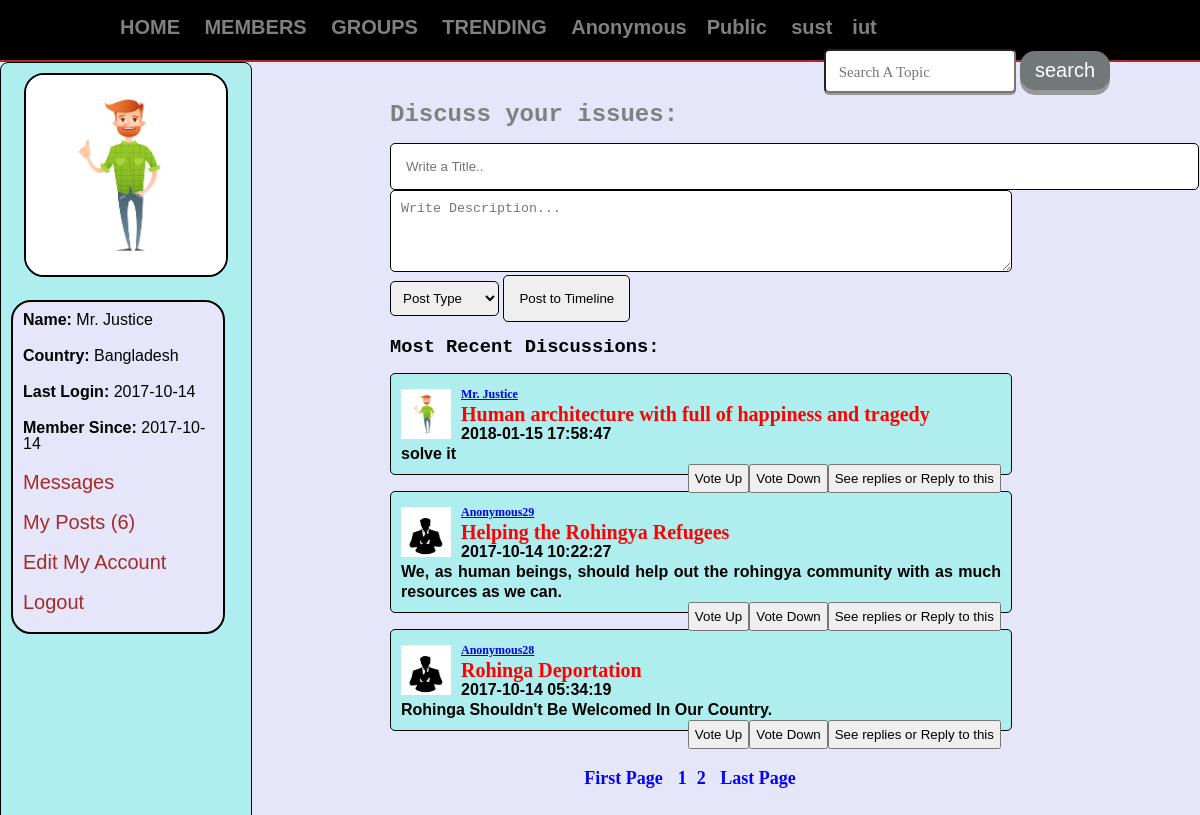
/justice/home.php (signed in), run on the app's committed database.
### tables this page shows
CREATE TABLE `topics` (
  `topic_id` int(11) NOT NULL,
  `topic_title` text NOT NULL
);

CREATE TABLE `groups` (
  `group_id` int(11) NOT NULL,
  `group_name` varchar(100) NOT NULL,
  `admin_id` int(11) NOT NULL
);

CREATE TABLE `users` (
  `user_id` int(11) NOT NULL,
  `user_name` varchar(100) NOT NULL,
  `user_pass` varchar(100) NOT NULL,
  `user_email` varchar(100) NOT NULL,
  `user_country` varchar(100) NOT NULL,
  `user_gender` varchar(100) NOT NULL,
  `user_b_day` date NOT NULL,
  `user_image` text NOT NULL,
  `register_date` date NOT NULL,
  `last_login` date NOT NULL,
  `status` text NOT NULL,
  `posts` text NOT NULL,
  `ver_code` varchar(100) NOT NULL
);

CREATE TABLE `posts` (
  `post_id` int(11) NOT NULL,
  `user_id` int(11) NOT NULL,
  `topic_id` int(11) NOT NULL,
  `post_title` text NOT NULL,
  `post_content` text NOT NULL,
  `post_date` timestamp NOT NULL DEFAULT CURRENT_TIMESTAMP ON UPDATE CURRENT_TIMESTAMP,
  `group_id` int(11) NOT NULL
);

### justice/home.php (the view, shortened to what this page needs)
<?php
include("functions/functions.php");
if(!isset($_SESSION['user_email'])){
	header("location:index.php");
}
else {
?>
<!DOCTYPE html>
<html>
	<head>
	<link rel="stylesheet" href="styles/home_style.css" media="all" />
	</head>
	<body>
		<div class="container">
			<div id="head_wrap">
				<div id="header">
					<ul id="menu">
						<li><a href="home.php">HOME</a></li>
						<li><a href="members.php">MEMBERS</a></li>
						<li><a href="group.php">GROUPS</a></li>
						<li><a href="topic.php" class="topic" name="topic">TRENDING</a></li>
						<?php
						$get_topics="select * from topics";
						$run_topics=mysqli_query($con,$get_topics);
						while($row=mysqli_fetch_array($run_topics)){
							$topic_id=$row['topic_id'];
							$topic_title=$row['topic_title'];
							echo "<li><a href='topic.php?topic=$topic_id'>$topic_title</a></li>";
						}
						?>
						<?php
						$get_group="select * from groups";
    					$run_group=mysqli_query($con,$get_group);
						while($row_groups=mysqli_fetch_array($run_group)){
							$group_name=$row_groups['group_name'];
							$group_id=$row_groups['group_id'];
							echo "<li><a href='group.php?topic=$group_id'>$group_name</a></li>";
						}
						?>
					</ul>
					<form method="get" action="results.php" id="form1">
						<input type="text" class="searchtopic" name="user_query" style="height: 35px; border-radius: 5px; font-size: 15px; box-shadow: 0 2px #999; font-family: Garamond; padding-top: 4px; " placeholder="   Search A Topic" />
						<input type="submit" class="button" name="search" value="search" />
					</form>
				</div>
			</div>
			<div class="content">
				<div id="user_timeline">
					<div id="user_details">
					<?php
					$user=$_SESSION['user_email'];
					$get_user="select * from users where user_email='$user'";
					$run_user=mysqli_query($con,$get_user);
					$row=mysqli_fetch_array($run_user);
					$user_id=$row['user_id'];
					$user_name=$row['user_name'];
					$user_country=$row['user_country'];
					$user_image=$row['user_image'];
					$register_date=$row['register_date'];
					$last_login=$row['last_login'];
					$user_posts = "select * from posts where user_id='$user_id'";
					$run_posts = mysqli_query($con,$user_posts);
					$posts = mysqli_num_rows($run_posts);
					echo "
						<center><img src= 'user/user_images/$user_image' width='200' height='200' /></center>
						<div id='user_mention'>
						<p><strong>Name:</strong> $user_name</p>
						<p><strong>Country:</strong> $user_country</p>
						<p><strong>Last Login:</strong> $last_login</p>
						<p><strong>Member Since:</strong> $register_date</p>
						<p><a href='my_messages.php?u_id=$user_id'>Messages</a></p>
						<p><a href='my_posts.php?u_id=$user_id'>My Posts ($posts)  </a></p>
						<p><a href='edit_profile.php?u_id=$user_id'>Edit My Account</a></p>
						<p><a href='logout.php'>Logout</a></p>
						</div>
					";
					?>
					</div>
				</div>
				<div id="content_timeline">
					<form action="home.php?id=<?php echo $user_id; ?>" method="post" id="f">
					<h2 style="font-family: courier;" >Discuss your issues:</h2></br>
					<input type="text" name="title" placeholder="Write a Title.." size="95"  required="required"><br/>
					<textarea cols="83" rows="4" name="content" placeholder="Write Description..." ></textarea>
					<select name="topic">
						<option>Post Type</option>
					</select>
					<input type="submit" name="sub" value="Post to Timeline" />
					</form><br>
					<h3 style="font-family: courier;" >Most Recent Discussions:</h3><br>
					<b><?php get_posts(); ?></b>
				</div>
			</div>
	</body>
</html>
<?php } ?>

### justice/functions/functions.php (shortened to what this page needs)
<?php
	$con=mysqli_connect("localhost","root","","justice") or die("Connection was not Established");
	function get_posts(){
		global $con;
		$per_page=5;
		if(isset($_GET['page'])){
			$page= $_GET['page'];
		}
		else{
			$page=1;
		}
		$start_from=($page-1)* $per_page;
		$get_posts="select * from posts ORDER BY 1 DESC LIMIT $start_from,$per_page";
		$run_posts=mysqli_query($con,$get_posts);
		while($row_posts=mysqli_fetch_array($run_posts)){
			$post_id=$row_posts['post_id'];
			$user_id=$row_posts['user_id'];
			$post_title=$row_posts['post_title'];
			$content=$row_posts['post_content'];
			$post_date=$row_posts['post_date'];
      $topic_id=$row_posts['topic_id'];
      if($topic_id==2) {
			$user="select * from users where user_id='$user_id' and posts='yes'";
			$run_user=mysqli_query($con,$user);
			$row_user=mysqli_fetch_array($run_user);
			$user_name=$row_user['user_name'];
			$user_image=$row_user['user_image'];
			echo " <div id='posts'>
			<p><img src='user/user_images/$user_image' width='50' height='50'></p>
			<h3><a href='user_profile.php?user_id=$user_id' >$user_name</a></h3>
			<h4>$post_title</h4>
			<p>$post_date</p>
			<p>$content</p>
			<a href='single.php?post_id=$post_id' style='float:right;' ><button >See replies or Reply to this</button></a>
      <a href='single.php?post_id=$post_id' style='float:right;' ><button>Vote Down</button></a>
      <a href='single.php?post_id=$post_id' style='float:right;' ><button >Vote Up</button></a>
			</div><br/>
			";
    }
    else if($topic_id==1) {
      $s=$post_id;
      $user_name="Anonymous".$s;
      echo " <div id='posts'>
      <p><img src='user/user_images/default.jpg' width='50' height='50'></p>
      <h3><a href='user_profile.php?user_id=$user_id' >$user_name</a></h3>
      <h4>$post_title</h4>
      <p>$post_date</p>
      <p>$content</p>
      <a href='single.php?post_id=$post_id' style='float:right;' ><button>See replies or Reply to this</button></a>
      <a href='single.php?post_id=$post_id' style='float:right;' ><button>Vote Down</button></a>
      <a href='single.php?post_id=$post_id' style='float:right;' ><button>Vote Up</button></a>
      </div><br/>
      ";
		}
  }
		include("pagination.php");
    }
?>

### justice/functions/pagination.php
<?php
$query="select * from posts";
$result=mysqli_query($con,$query);
$total_posts=mysqli_num_rows($result);
$total_pages=ceil($total_posts/$per_page);
echo "
<center>
<div id='pagination' >
<a href='home.php?page=1' >First Page</a>
";
for($i=1;$i<=$total_pages;$i++){
	echo "<a href='home.php?page=$i' >$i</a>";
}
echo "<a href='home.php?page=$total_pages' > Last Page</a></center></div>";
?>

### justice/styles/home_style.css (style rules this page uses)
html, body, div, span, applet, object, iframe, h1, h2, h3, h4, h5, h6, p, blockquote, pre, a, abbr, acronym, address, big, cite, code, del, dfn, em, img, ins, kbd, q, s, samp, small, strike, strong, sub, sup, tt, var, b, u, i, center, dl, dt, dd, ol, ul, li, fieldset, form, label, legend, table, caption, tbody, tfoot, thead, tr, th, td, article, aside, canvas, details, embed, figure, figcaption, footer, header, hgroup, menu, nav, output, ruby, section, summary, time, mark, audio, video { margin: 0; padding: 0; border: 0; }
body { line-height: 1; background-color: #E6E6FA; font-family: "Raleway", sans-serif; }
.container { margin: 0; padding: 0; background-color: #E6E6FA; }
#head_wrap { width: 100%; height: 40px; margin: 0 auto; border-bottom: 2px solid brown; padding: 10px; background: #AFEEEE; background-color: black; }
#header { margin: 0 auto; width: 1000px; height: 35px; }
#menu { line-height:35px; padding:0; margin:0; float:left; }
#menu li { display:inline; list-style:none; }
#menu a { margin:5px; padding:5px; text-decoration:none; color:gray; font-size:20px; font-weight:bold; }
#form1 { float: right; line-height: 35px; padding-top:3px; }
.button { display: inline-block; padding: 8px 15px; font-size: 20px; cursor: pointer; text-align: center; text-decoration: none; outline: none; color: #fff; background-color: #717877; border: none; border-radius: 15px; box-shadow: 0 5px #999; }
.content { width: 1200px; margin:0 auto; }
#user_timeline { background: #AFEEEE; width:250px; float:left; height:850px; border:1px solid black; border-radius: 8px; }
#user_details { padding:10px; margin-bottom:5px; }
#user_details img { border: 2px solid black; border-radius:20px; }
#user_details p { margin-bottom:10px; padding:5px; }
#user_details a { color:brown; text-decoration:none; font-size:20px; }
#user_mention { background:#E6E6FA; border: 2px solid black; border-radius:20px; width:200px; margin-top:20px ; margin-right: 15px; padding:5px; }
#content_timeline { float:right; width:700px; padding:10px; margin-right: 100px; }
#f input { padding:15px; border:1px solid black; border-radius:5px; font_weight:bolder; }
#f textarea { padding:10px; border:1px solid black; border-radius:5px; font_weight:bolder; width: 600px; }
#f select { padding:8px; border:1px solid black; border-radius:5px; font_weight:bolder; }
#f h2 { color:gray; font-family:sansational; }
#pagination { margin-top:20px; }
#pagination a { color:blue; text-decoration:none; font-size:18px; margin:5px; }
#posts { width:600px; background:#AFEEEE; padding:10px; line-height:20px; border:1px solid black; text-align:justify; border-radius: 5px; }
#posts img { float:left; padding-top:5px; padding-right:10px; }
#posts h3 { color:brown; font-size: 12px; font-family: Georgia; }
#posts button { padding:5px; }
#posts h4 { color: red; font-size: 20px; font-family: Trebuchet MS; }
#pagination { font-family: Economica; font-size: 20px; padding-right: 100px; color: black; font-weight: bold; }

### data on the page
topics: topic_title "Anonymous"
topics: topic_title "Public"
groups: group_name "sust"
groups: group_name "iut"
users: user_image (picture), user_name "Mr. Justice", user_country "Bangladesh", last_login "2017-10-14", register_date "2017-10-14"
posts: user.user_image (picture), user.user_name "Mr. Justice", post_title "Human architecture with full of happiness and tragedy", post_date "2018-01-15 17:58:47", post_content "solve it"
posts: post_id "Anonymous29", post_title "Helping the Rohingya Refugees", post_date "2017-10-14 10:22:27", post_content "We, as human beings, should help out the rohingya community with as much resources as we can."
posts: post_id "Anonymous28", post_title "Rohinga Deportation", post_date "2017-10-14 05:34:19", post_content "Rohinga Shouldn't Be Welcomed In Our Country."

### other printed values
$posts "6"
